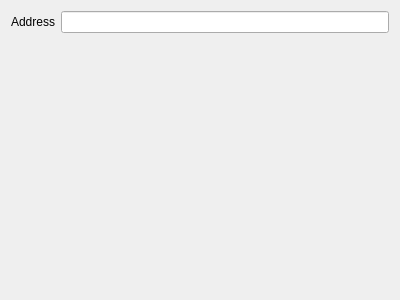
<?xml version="1.0" encoding="UTF-8"?>
<ui version="4.0">
 <class>WalletOptionsWidget</class>
 <widget class="QWidget" name="WalletOptionsWidget">
  <property name="geometry">
   <rect>
    <x>0</x>
    <y>0</y>
    <width>400</width>
    <height>300</height>
   </rect>
  </property>
  <property name="windowTitle">
   <string>Form</string>
  </property>
  <layout class="QFormLayout" name="formLayout">
   <item row="0" column="0">
    <widget class="QLabel" name="label">
     <property name="text">
      <string>Address</string>
     </property>
    </widget>
   </item>
   <item row="0" column="1">
    <widget class="QLineEdit" name="address"/>
   </item>
  </layout>
 </widget>
 <resources/>
 <connections/>
</ui>
